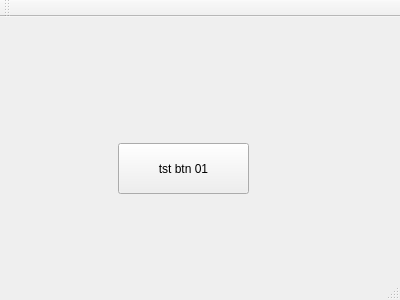
<?xml version="1.0" encoding="UTF-8"?>
<ui version="4.0">
 <class>BtnTestWindow</class>
 <widget class="QMainWindow" name="BtnTestWindow">
  <property name="geometry">
   <rect>
    <x>0</x>
    <y>0</y>
    <width>400</width>
    <height>300</height>
   </rect>
  </property>
  <property name="windowTitle">
   <string>BtnTestWindow</string>
  </property>
  <widget class="QWidget" name="centralWidget">
   <widget class="QPushButton" name="pushButton">
    <property name="geometry">
     <rect>
      <x>118</x>
      <y>126</y>
      <width>131</width>
      <height>51</height>
     </rect>
    </property>
    <property name="text">
     <string>tst btn 01</string>
    </property>
   </widget>
  </widget>
  <widget class="QMenuBar" name="menuBar">
   <property name="geometry">
    <rect>
     <x>0</x>
     <y>0</y>
     <width>400</width>
     <height>20</height>
    </rect>
   </property>
  </widget>
  <widget class="QToolBar" name="mainToolBar">
   <attribute name="toolBarArea">
    <enum>TopToolBarArea</enum>
   </attribute>
   <attribute name="toolBarBreak">
    <bool>false</bool>
   </attribute>
  </widget>
  <widget class="QStatusBar" name="statusBar"/>
 </widget>
 <layoutdefault spacing="6" margin="11"/>
 <resources/>
 <connections/>
</ui>
